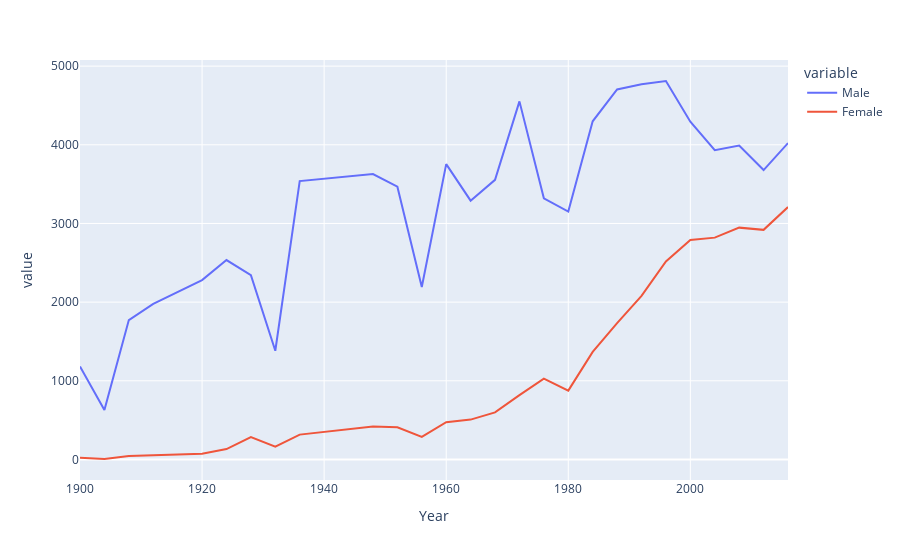

The notebook cell saved with this chart:
### Code cell
fig=px.line(final,x="Year",y=["Male","Female"])
fig.show()

### Figure 1 — Plotly figure (JSON) as saved in the notebook; plotly's stock layout.template omitted (floating-point values rounded to 4 significant figures)
{"data": [{"hovertemplate": "variable=Male<br>Year=%{x}<br>value=%{y}<extra></extra>", "legendgroup": "Male", "line": {"color": "#636efa", "dash": "solid"}, "marker": {"symbol": "circle"}, "mode": "lines", "name": "Male", "orientation": "v", "showlegend": true, "type": "scatter", "x": [1900, 1904, 1908, 1912, 1920, 1924, 1928, 1932, 1936, 1948, 1952, 1956, 1960, 1964, 1968, 1972, 1976, 1980, 1984, 1988, 1992, 1996, 2000, 2004, 2008, 2012, 2016], "xaxis": "x", "y": [1181, 629, 1772, 1978, 2280, 2535, 2342, 1382, 3539, 3629, 3468, 2193, 3755, 3290, 3555, 4552, 3320, 3151, 4299, 4704, 4769, 4811, 4294, 3931, 3990, 3679, 4022], "yaxis": "y"}, {"hovertemplate": "variable=Female<br>Year=%{x}<br>value=%{y}<extra></extra>", "legendgroup": "Female", "line": {"color": "#EF553B", "dash": "solid"}, "marker": {"symbol": "circle"}, "mode": "lines", "name": "Female", "orientation": "v", "showlegend": true, "type": "scatter", "x": [1900, 1904, 1908, 1912, 1920, 1924, 1928, 1932, 1936, 1948, 1952, 1956, 1960, 1964, 1968, 1972, 1976, 1980, 1984, 1988, 1992, 1996, 2000, 2004, 2008, 2012, 2016], "xaxis": "x", "y": [23, 6, 44, 53, 73, 132, 285, 162, 316, 420, 409, 288, 473, 507, 599, 818, 1028, 875, 1368, 1734, 2080, 2518, 2790, 2820, 2947, 2919, 3209], "yaxis": "y"}], "layout": {"autosize": true, "legend": {"title": {"text": "variable"}, "tracegroupgap": 0}, "margin": {"t": 60}, "xaxis": {"anchor": "y", "autorange": true, "domain": [0, 1], "range": [1900, 2016], "title": {"text": "Year"}, "type": "linear"}, "yaxis": {"anchor": "x", "autorange": true, "domain": [0, 1], "range": [-260.9, 5078.0], "title": {"text": "value"}, "type": "linear"}}}
